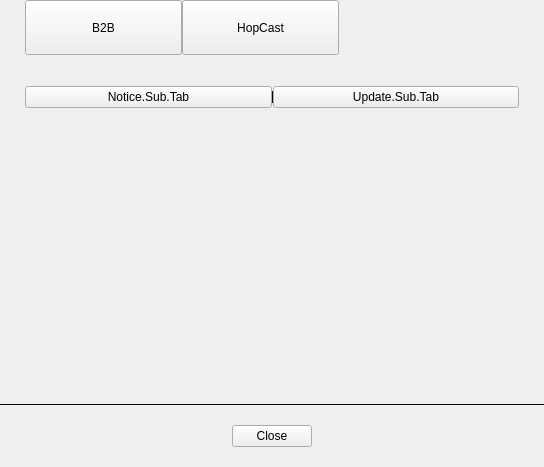
<?xml version="1.0" encoding="UTF-8"?>
<ui version="4.0">
 <class>PLSNoticeUpdateCenterDialog</class>
 <widget class="QWidget" name="PLSNoticeUpdateCenterDialog">
  <property name="geometry">
   <rect>
    <x>0</x>
    <y>0</y>
    <width>544</width>
    <height>467</height>
   </rect>
  </property>
  <property name="windowTitle">
   <string>Notice.Update.Center</string>
  </property>
  <layout class="QVBoxLayout" name="verticalLayout">
   <property name="spacing">
    <number>0</number>
   </property>
   <property name="leftMargin">
    <number>0</number>
   </property>
   <property name="topMargin">
    <number>0</number>
   </property>
   <property name="rightMargin">
    <number>0</number>
   </property>
   <property name="bottomMargin">
    <number>0</number>
   </property>
   <item>
    <widget class="QFrame" name="tabFrame">
     <property name="frameShape">
      <enum>QFrame::Shape::NoFrame</enum>
     </property>
     <property name="frameShadow">
      <enum>QFrame::Shadow::Plain</enum>
     </property>
     <layout class="QHBoxLayout" name="tabFrameLayout">
      <property name="spacing">
       <number>0</number>
      </property>
      <property name="leftMargin">
       <number>25</number>
      </property>
      <property name="topMargin">
       <number>0</number>
      </property>
      <property name="rightMargin">
       <number>0</number>
      </property>
      <property name="bottomMargin">
       <number>0</number>
      </property>
      <item>
       <widget class="QPushButton" name="b2bTabButton">
        <property name="minimumSize">
         <size>
          <width>157</width>
          <height>55</height>
         </size>
        </property>
        <property name="maximumSize">
         <size>
          <width>157</width>
          <height>55</height>
         </size>
        </property>
        <property name="text">
         <string>B2B</string>
        </property>
        <property name="checkable">
         <bool>true</bool>
        </property>
       </widget>
      </item>
      <item>
       <widget class="QPushButton" name="prismTabButton">
        <property name="minimumSize">
         <size>
          <width>157</width>
          <height>55</height>
         </size>
        </property>
        <property name="maximumSize">
         <size>
          <width>157</width>
          <height>55</height>
         </size>
        </property>
        <property name="text">
         <string>HopCast</string>
        </property>
        <property name="checkable">
         <bool>true</bool>
        </property>
       </widget>
      </item>
      <item>
       <spacer name="tabRightSpacer">
        <property name="orientation">
         <enum>Qt::Orientation::Horizontal</enum>
        </property>
        <property name="sizeHint" stdset="0">
         <size>
          <width>40</width>
          <height>20</height>
         </size>
        </property>
       </spacer>
      </item>
     </layout>
    </widget>
   </item>
   <item>
    <layout class="QVBoxLayout" name="contentAreaLayout">
     <property name="spacing">
      <number>3</number>
     </property>
     <property name="leftMargin">
      <number>25</number>
     </property>
     <property name="topMargin">
      <number>20</number>
     </property>
     <property name="rightMargin">
      <number>25</number>
     </property>
     <property name="bottomMargin">
      <number>25</number>
     </property>
     <item>
      <widget class="QFrame" name="subHeaderWidget">
       <property name="minimumSize">
        <size>
         <width>0</width>
         <height>44</height>
        </size>
       </property>
       <property name="maximumSize">
        <size>
         <width>16777215</width>
         <height>44</height>
        </size>
       </property>
       <property name="frameShape">
        <enum>QFrame::Shape::NoFrame</enum>
       </property>
       <property name="frameShadow">
        <enum>QFrame::Shadow::Plain</enum>
       </property>
       <layout class="QHBoxLayout" name="subHeaderLayout">
        <property name="spacing">
         <number>0</number>
        </property>
        <property name="leftMargin">
         <number>0</number>
        </property>
        <property name="topMargin">
         <number>0</number>
        </property>
        <property name="rightMargin">
         <number>0</number>
        </property>
        <property name="bottomMargin">
         <number>0</number>
        </property>
        <item>
         <widget class="QPushButton" name="noticeSubButton">
         <property name="text">
          <string>Notice.Sub.Tab</string>
         </property>
         <property name="checkable">
          <bool>true</bool>
         </property>
        </widget>
       </item>
       <item>
        <widget class="QFrame" name="subSeparator">
         <property name="minimumSize">
          <size>
           <width>1</width>
           <height>12</height>
          </size>
         </property>
         <property name="maximumSize">
          <size>
           <width>1</width>
           <height>12</height>
          </size>
         </property>
         <property name="frameShape">
          <enum>QFrame::Shape::VLine</enum>
         </property>
         <property name="frameShadow">
          <enum>QFrame::Shadow::Plain</enum>
         </property>
        </widget>
       </item>
       <item>
        <widget class="QPushButton" name="updateSubButton">
         <property name="sizePolicy">
          <sizepolicy hsizetype="Minimum" vsizetype="Fixed">
           <horstretch>0</horstretch>
           <verstretch>0</verstretch>
          </sizepolicy>
         </property>
         <property name="text">
          <string>Update.Sub.Tab</string>
         </property>
         <property name="checkable">
          <bool>true</bool>
         </property>
        </widget>
       </item>
      </layout>
      </widget>
     </item>
     <item>
      <widget class="QScrollArea" name="scrollArea">
       <property name="frameShape">
        <enum>QFrame::Shape::NoFrame</enum>
       </property>
       <property name="horizontalScrollBarPolicy">
        <enum>Qt::ScrollBarPolicy::ScrollBarAlwaysOff</enum>
       </property>
       <property name="widgetResizable">
        <bool>true</bool>
       </property>
       <widget class="QWidget" name="scrollAreaWidgetContents">
        <property name="geometry">
         <rect>
          <x>0</x>
          <y>0</y>
          <width>494</width>
          <height>266</height>
         </rect>
        </property>
        <layout class="QVBoxLayout" name="scrollContentLayout">
         <property name="spacing">
          <number>3</number>
         </property>
         <property name="leftMargin">
          <number>0</number>
         </property>
         <property name="topMargin">
          <number>0</number>
         </property>
         <property name="rightMargin">
          <number>0</number>
         </property>
         <property name="bottomMargin">
          <number>0</number>
         </property>
        </layout>
       </widget>
      </widget>
     </item>
    </layout>
   </item>
   <item>
    <widget class="QFrame" name="lineView">
     <property name="minimumSize">
      <size>
       <width>0</width>
       <height>1</height>
      </size>
     </property>
     <property name="maximumSize">
      <size>
       <width>16777215</width>
       <height>1</height>
      </size>
     </property>
     <property name="frameShape">
      <enum>QFrame::Shape::HLine</enum>
     </property>
     <property name="frameShadow">
      <enum>QFrame::Shadow::Plain</enum>
     </property>
    </widget>
   </item>
   <item>
    <layout class="QHBoxLayout" name="bottomLayout">
     <property name="leftMargin">
      <number>0</number>
     </property>
     <property name="topMargin">
      <number>20</number>
     </property>
     <property name="rightMargin">
      <number>0</number>
     </property>
     <property name="bottomMargin">
      <number>20</number>
     </property>
     <item>
      <spacer name="horizontalSpacer">
       <property name="orientation">
        <enum>Qt::Orientation::Horizontal</enum>
       </property>
       <property name="sizeHint" stdset="0">
        <size>
         <width>40</width>
         <height>20</height>
        </size>
       </property>
      </spacer>
     </item>
     <item>
      <widget class="QPushButton" name="closeButton">
       <property name="text">
        <string>Close</string>
       </property>
      </widget>
     </item>
     <item>
      <spacer name="horizontalSpacer_2">
       <property name="orientation">
        <enum>Qt::Orientation::Horizontal</enum>
       </property>
       <property name="sizeHint" stdset="0">
        <size>
         <width>40</width>
         <height>20</height>
        </size>
       </property>
      </spacer>
     </item>
    </layout>
   </item>
  </layout>
 </widget>
 <resources/>
 <connections/>
</ui>
